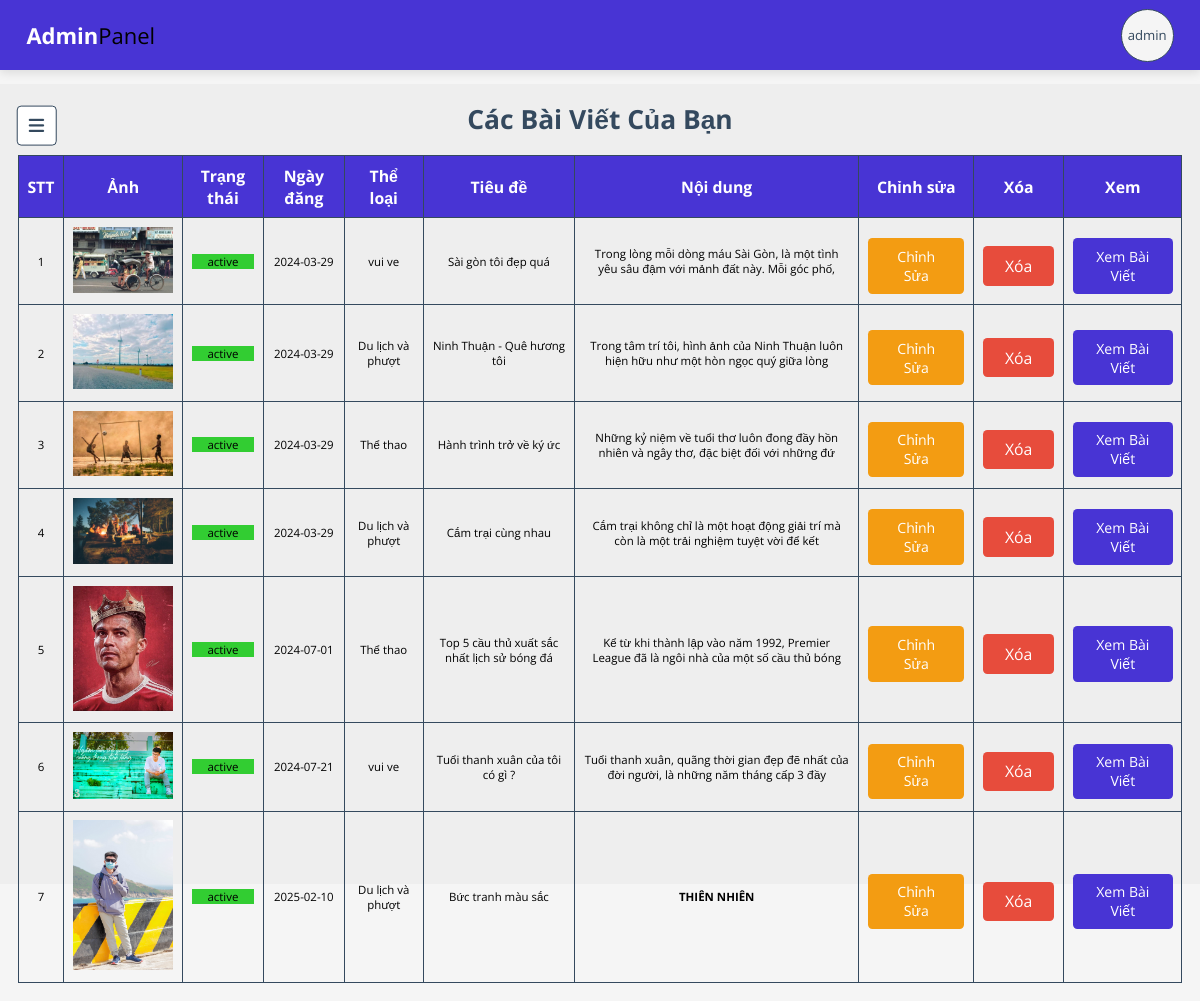
Screenshot of /admin/view_posts.php (signed in) with the database file from the repository.
### tables this page shows
CREATE TABLE `posts` (
  `id` int(100) NOT NULL,
  `admin_id` int(100) NOT NULL,
  `name` varchar(100) NOT NULL,
  `title` varchar(100) NOT NULL,
  `content` varchar(10000) NOT NULL,
  `category` varchar(50) NOT NULL,
  `image` varchar(100) NOT NULL,
  `date` date NOT NULL,
  `status` varchar(10) NOT NULL,
  `tag_id` int(11) DEFAULT NULL
);

CREATE TABLE `cart` (
  `category_id` int(11) NOT NULL,
  `name` varchar(255) NOT NULL,
  `admin_id` int(11) DEFAULT NULL
);

### admin/view_posts.php (the view, shortened to what this page needs)
<?php
include '../components/connect.php';
if (isset($_SESSION['admin_id'])) {
   $admin_id = $_SESSION['admin_id'];
} else {
   header('location:admin_login.php');
   exit;
}
?>
<!DOCTYPE html>
<html lang="en">
<head>
   <link rel="stylesheet" href="https://cdnjs.cloudflare.com/ajax/libs/font-awesome/6.1.1/css/all.min.css">
   <link rel="stylesheet" href="../css/admin_style_edit.css">
</head>
<body>
   <?php include '../components/admin_header.php' ?>
   <section class="show-posts">
      <h1 class="heading">Các bài viết của bạn</h1>
      <div class="box-container">
         <table>
            <thead>
               <tr>
                  <th>STT</th>
                  <th>Ảnh</th>
                  <th>Trạng thái</th>
                  <th>Ngày đăng</th>
                  <th>Thể loại</th>
                  <th>Tiêu đề</th>
                  <th>Nội dung</th>
                  <th>Chỉnh sửa</th>
                  <th>Xóa</th>
                  <th>Xem</th>
               </tr>
            </thead>
            <tbody>
               <?php
               $select_posts = $conn->prepare("SELECT * FROM `posts` WHERE admin_id = ?");
               $select_posts->execute([$admin_id]);
               if ($select_posts->rowCount() > 0) {
                  $count = 1;
                  while ($fetch_posts = $select_posts->fetch(PDO::FETCH_ASSOC)) {
                     $post_id = $fetch_posts['id'];
               ?>
                     <tr>
                        <td><?= $count++; ?></td>
                        <td>
                           <?php if ($fetch_posts['image'] != '') { ?>
                              <img src="../uploaded_img/<?= $fetch_posts['image']; ?>" class="image" alt="">
                           <?php } ?>
                        </td>
                        <td>
                           <div class="status" style="background-color:<?php if ($fetch_posts['status'] == 'active') {
                                                                           echo 'limegreen';
                                                                        } else {
                                                                           echo 'coral';
                                                                        }; ?>;"><?= $fetch_posts['status']; ?></div>
                        </td>
                        <td>
                           <div class="date"><?= $fetch_posts['date']; ?></div>
                        </td>
                        <td>
                           <?php
                           $tag_id_stmt = $conn->prepare("SELECT tag_id FROM `posts` WHERE id = ?");
                           $tag_id_stmt->execute([$post_id]);
                           $fetch_tag_id = $tag_id_stmt->fetch(PDO::FETCH_ASSOC);
                           if ($fetch_tag_id && isset($fetch_tag_id['tag_id'])) {
                              $tag_id = $fetch_tag_id['tag_id'];
                              $select_tag_stmt = $conn->prepare("SELECT name FROM `cart` WHERE category_id = ?");
                              $select_tag_stmt->execute([$tag_id]);
                              $fetch_tag = $select_tag_stmt->fetch(PDO::FETCH_ASSOC);
                              if ($fetch_tag && isset($fetch_tag['name'])) {
                                 echo htmlspecialchars($fetch_tag['name']);
                              } else {
                                 echo 'Tag không tồn tại';
                              }
                           } else {
                              echo 'chưa có';
                           }
                           ?>
                        </td>
                        <td>
                           <div class="title"><?= $fetch_posts['title']; ?></div>
                        </td>
                        <td>
                           <div class="posts-content content-30"><?= $fetch_posts['content']; ?></div>
                        </td>
                        <td>
                           <a href="edit_post.php?id=<?= $post_id; ?>" class="option-btn">Chỉnh sửa</a>
                        </td>
                        <td>
                           <form method="post">
                              <button type="submit" name="delete" class="delete-btn" onclick="return confirm('Bạn có chắc chắn muốn xóa bài viết này không ?');">Xóa</button>
                           </form>
                        </td>
                        <td>
                           <a href="read_post.php?post_id=<?= $post_id; ?>" class="btn">Xem bài viết</a>
                        </td>
                     </tr>
               <?php
                  }
               } else {
                  echo '<tr><td colspan="8"><p class="empty">Chưa có bài viết được thêm! <a href="add_posts.php" class="btn" style="margin-top:1.5rem;">thêm bài viết</a></p></td></tr>';
               }
               ?>
            </tbody>
         </table>
      </div>
   </section>
</body>
</html>

### components/admin_header.php (shortened to what this page needs)
<header class="header">
   <div class="header_top">
      <a href="dashboard.php" class="logo">Admin<span>Panel</span></a>
      <div class="profile">
         <?php
         $select_profile = $conn->prepare("SELECT * FROM `admin` WHERE id = ?");
         $select_profile->execute([$admin_id]);
         $fetch_profile = $select_profile->fetch(PDO::FETCH_ASSOC);
         ?>
         <a href="update_profile.php"><?= $fetch_profile['name']; ?></a>
      </div>
   </div>
</header>
<div id="menu-btn" class="fas fa-bars"></div>

### css/admin_style_edit.css (style rules this page uses)
:root { --main-color: #4834d4; --red: #e74c3c; --orange: #f39c12; --black: #34495e; --white: #fff; --light-bg: #f5f5f5; --light-color: #999; --border: 0.2rem solid var(--black); --box-shadow: 0 0.5rem 1rem rgba(0, 0, 0, 0.1); }
* { font-family: "Open Sans", sans-serif; margin: 0; padding: 0; box-sizing: border-box; text-decoration: none; outline: none; border: none; }
html { font-size: 62.5%; overflow-x: hidden; }
body { background-color: var(--light-bg); padding-left: 35rem; }
section { max-width: 1200px; margin: 0 auto; padding: 2rem; }
.btn, .delete-btn, .option-btn, .inline-btn, .inline-option-btn, .inline-delete-btn { margin-top: 1rem; margin-right:1rem; border-radius: 0.5rem; cursor: pointer; font-size: 1.8rem; color: var(--white); padding: 1rem 2rem; text-transform: capitalize; text-align: center; }
.btn, .delete-btn, .option-btn { display: block; width: 100%; }
.inline-btn, .btn { background-color: var(--main-color); }
.inline-delete-btn, .delete-btn { background-color: var(--red); }
.inline-option-btn, .option-btn { background-color: var(--orange); }
.heading { text-align: center; margin-bottom: 2rem; text-transform: capitalize; color: var(--black); font-size: 3rem; }
.header { position: fixed; top: 0; left: 0; transition: 0.2s linear; background-color: var(--white); z-index: 1000; border-right: var(--border); width: 35rem; padding: 2rem; min-height: 100vh; text-align: center; overflow-y: scroll; }
.header .header_top { background-color: var(--main-color); position: fixed; width: 100%; top: 0; left: 0; display: flex; align-items: center; justify-content: space-between; padding: 0 3rem; transition: transform 0.4s ease-in-out; box-shadow: var(--box-shadow); }
.header .logo { font-size: 2.5rem; color: var(--white); font-weight: bold; }
.header .logo span { color:black; font-weight: normal; }
.header .profile { width: 6rem; height: 6rem; border-radius: 50%; background-color: var(--light-bg); margin: 1rem 0; border: var(--border); display: flex; align-items: center; justify-content: center; }
.header .profile a { font-size: 1.5rem; color: var(--black); }
#menu-btn { display: block; border: var(--border); border-radius: 0.5rem; background-color: var(--white); color: var(--black); cursor: pointer; box-shadow: var(--border); height: 4.5rem; line-height: 4.3rem; width: 4.5rem; font-size: 2rem; position: sticky; top: 12rem; left: 1.9rem; text-align: center; }
.show-posts { background-color: #eeeeee; width: 100%; height: 100vh; margin-top: 5rem; }
.show-posts .box-container { display: flex; flex-direction: column; gap: 1.5rem; justify-content: center; align-items: flex-start; width: 100%; }
table { border-collapse: collapse; border: var(--border); margin: 0 0 2rem 0; }
th { font-size: 1.8rem; font-weight: bold; background-color: var(--main-color); color: var(--white); }
td { font-size: 1.3rem; }
th, td { border: var(--border); padding: 1rem 1rem; text-align: center; }
td .option-btn, td .btn { padding: 1rem 2rem; font-size: 1.6rem; }
.show-posts .box-container .image { width: 100px; }
table { width: 100%; }
th, tr { text-align: center; }
@media (max-width: 1200px) { html { font-size: 55%; } }
@media (max-width: 1200px) { body { padding-left: 0; } }
@media (max-width: 1200px) { #menu-btn { display: block; } }
@media (max-width: 1200px) { .header { left: -35rem; transition: 0.2s linear; } }

### rows the page displays
posts: image (picture), status "active", date "2024-03-29", tag.name "vui ve", title "Sài gòn tôi đẹp quá", content "Trong lòng mỗi dòng máu Sài Gòn, là một tình yêu sâu đậm với mảnh đất này. Mỗi góc phố,"
posts: image (picture), status "active", date "2024-03-29", tag.name "Du lịch và phượt", title "Ninh Thuận - Quê hương tôi", content "Trong tâm trí tôi, hình ảnh của Ninh Thuận luôn hiện hữu như một hòn ngọc quý giữa lòng"
posts: image (picture), status "active", date "2024-03-29", tag.name "Thể thao", title "Hành trình trở về ký ức", content "Những kỷ niệm về tuổi thơ luôn đong đầy hồn nhiên và ngây thơ, đặc biệt đối với những đứ"
posts: image (picture), status "active", date "2024-03-29", tag.name "Du lịch và phượt", title "Cắm trại cùng nhau", content "Cắm trại không chỉ là một hoạt động giải trí mà còn là một trải nghiệm tuyệt vời để kết"
posts: image (picture), status "active", date "2024-07-01", tag.name "Thể thao", title "Top 5 cầu thủ xuất sắc nhất lịch sử bóng đá", content "Kể từ khi thành lập vào năm 1992, Premier League đã là ngôi nhà của một số cầu thủ bóng"
posts: image (picture), status "active", date "2024-07-21", tag.name "vui ve", title "Tuổi thanh xuân của tôi có gì ?", content "Tuổi thanh xuân, quãng thời gian đẹp đẽ nhất của đời người, là những năm tháng cấp 3 đầy"
posts: image (picture), status "active", date "2025-02-10", tag.name "Du lịch và phượt", title "Bức tranh màu sắc", content "THIÊN NHIÊN"

### other values shown
$fetch_profile['name'] "admin"
